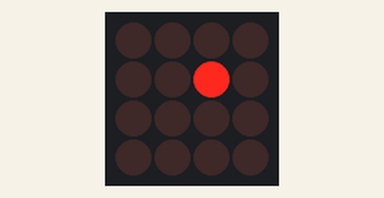
Recording of a sketch running on a simulated Arduino Uno, built with avr-gcc and run on an emulated ATmega328P. On the bench: 4×4 LED matrix. Wiring (inferred from the names in the program): LED matrix (orientation assumed): rows pin 2, pin 3, pin 4, pin 5; columns pin 10, pin 11, pin 12, pin 13.

Above: at 0.39 s.
At 5.29 s:
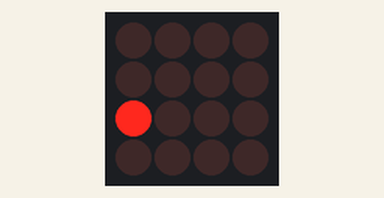
At 10.25 s:
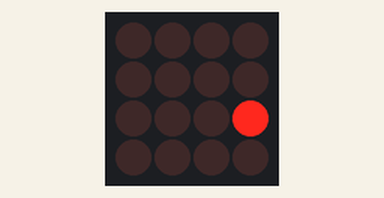
At 20.17 s:
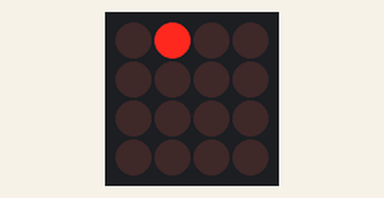
At 30.09 s:
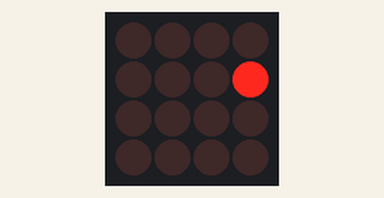
At 39.95 s:
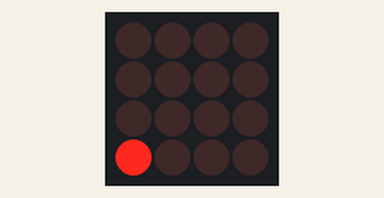

The sketch:

LedMatrix1.ino
```cpp
/*
 * Author: Clemens Valens (www.polyvalens.com)
 * Book: Mastering Microcontrollers Helped By Arduino
 * WWW: www.elektor.com/arduinobook
 * ISBN: 978-1-907920-23-3
 *
 * LED matrix 1
 */

const int COLUMN_MAX = 4;
const int ROW_MAX = 4;

int rows[ROW_MAX] = { 2, 3, 4, 5 };
int columns[COLUMN_MAX] = { 10, 11, 12, 13 };
int leds = 1;

void led_write(int r, int c)
{
  digitalWrite(c,LOW);
  digitalWrite(r,HIGH);
  delay(50);
  digitalWrite(r,LOW);
  digitalWrite(c,HIGH);
}

void setup(void)
{
  int i;

  for (i=0; i<ROW_MAX; i++)
  {
    pinMode(rows[i],OUTPUT);
    digitalWrite(rows[i],LOW);
  }

  for (i=0; i<COLUMN_MAX; i++)
  {
    pinMode(columns[i],OUTPUT);
    digitalWrite(columns[i],HIGH);
  }
}

void loop(void)
{
  for (int r=0; r<ROW_MAX; r++)
  {
    for (int c=0; c<COLUMN_MAX; c++)
    {
      if (bitRead(leds,r*ROW_MAX+c)!=0)
      {
        led_write(rows[r],columns[c]);
      }
    }
  }

  leds *= 2;
  if (leds==0) leds = 1;
}
```
